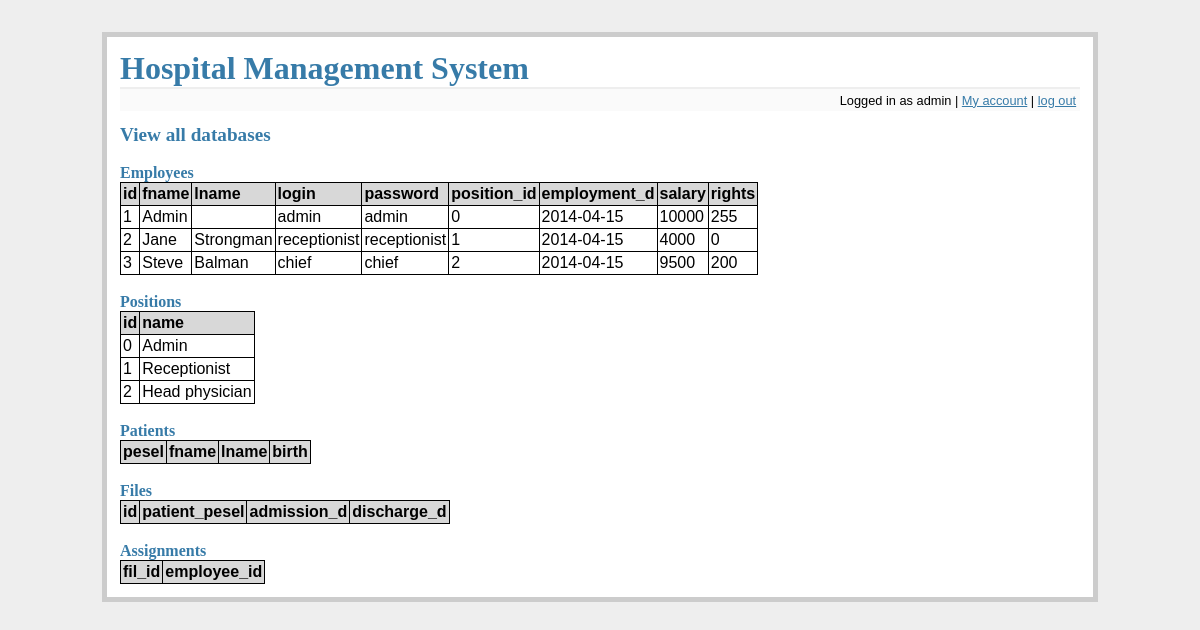
/view_all_databases (signed in), run on an earlier commit of the app's database.
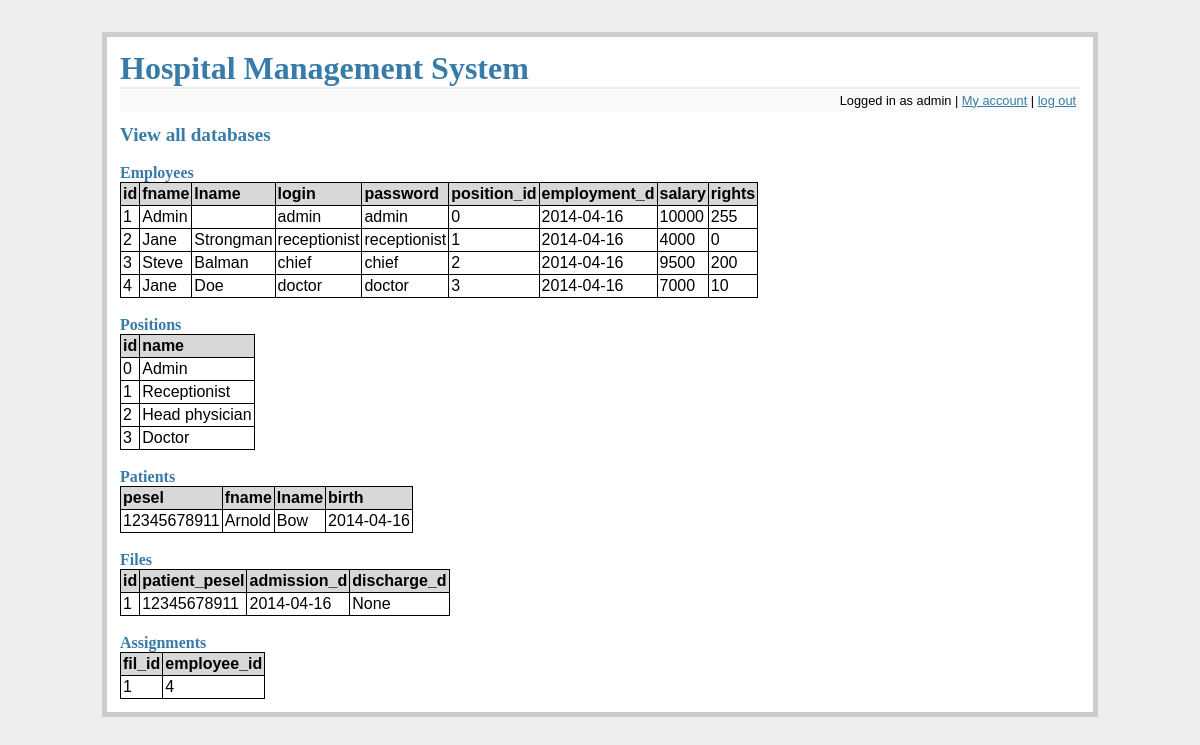
And on a later commit of the database.
### tables this page shows
CREATE TABLE employees (
    id integer primary key autoincrement,
    fname text not null,
    lname text not null,
    login text not null,
    password text not null,
    position_id integer not null,
    employment_d date not null,
    salary integer not null,
    rights integer not null,
    
    foreign key(position_id) references positions(id)
);

CREATE TABLE positions (
    id integer primary key autoincrement,
    name text not null
);

CREATE TABLE patients (
    pesel integer primary key,
    fname text not null,
    lname text not null,
    birth date not null
);

CREATE TABLE files (
    id integer primary key autoincrement,
    patient_pesel integer not null,
    admission_d date not null,
    discharge_d date,
    
    foreign key(patient_pesel) references patients(pesel)
);

CREATE TABLE assignments (
    fil_id integer not null,
    employee_id integer not null,
    
    foreign key(fil_id) references files(id),
    foreign key(employee_id) references employees(id)
);

### flaskr.py (the view)
@app.route('/view_all_databases')
def view_all_databases():
    db = get_db()
    if 'logged_in' not in session or not session['logged_in'] or get_position(db, session['username']) != 'Admin':
        flash('You do not have rights to access this part of website')
        return redirect(url_for('main_screen'))
    emps = db.execute('select * from employees').fetchall()
    pos = db.execute('select * from positions').fetchall()
    pat = db.execute('select * from patients').fetchall()
    fil = db.execute('select * from files').fetchall()
    assi = db.execute('select * from assignments').fetchall()
    return render_template('view_all_databases.html', employees=emps, positions=pos, patients=pat, files=fil, assignments=assi)

### flaskr.py (called while the page is built)
def connect_db():
    rv = sqlite3.connect(app.config['DATABASE'])
    rv.row_factory = sqlite3.Row
    return rv

def get_db():
    if not hasattr(g, 'sqlite_db'):
        g.sqlite_db = connect_db()
    return g.sqlite_db

### tools.py (called while the page is built)
def get_position(db, user):
    cur = db.execute('select p.name from employees as e join positions as p on e.position_id = p.id where e.login = ?', [user])
    res = cur.fetchone()
    return res[0] if res else None

### templates/view_all_databases.html
{% extends "layout.html" %}
{% block body %}
  <h2>View all databases</h2>
  <br/>
  <h3>Employees</h3>
  <table class=dbtable>
  <tr><td>id<td>fname<td>lname<td>login<td>password<td>position_id<td>employment_d<td>salary<td>rights
  {% for row in employees %}
  <tr>
      {% for d in row %}
          <td>{{ d }}
      {% endfor %}
  </tr>
  {% endfor %}
  </table>
  <br/>
  <h3>Positions</h3>
  <table class=dbtable>
  <tr><td>id<td>name
  {% for row in positions %}
  <tr>
      {% for d in row %}
          <td>{{ d }}
      {% endfor %}
  </tr>
  {% endfor %}
  </table>
  <br/>
  <h3>Patients</h3>
  <table class=dbtable>
  <tr><td>pesel<td>fname<td>lname<td>birth
  {% for row in patients %}
  <tr>
      {% for d in row %}
          <td>{{ d }}
      {% endfor %}
  </tr>
  {% endfor %}
  </table>
  <br/>
  <h3>Files</h3>
  <table class=dbtable>
  <tr><td>id<td>patient_pesel<td>admission_d<td>discharge_d
  {% for row in files %}
  <tr>
      {% for d in row %}
          <td>{{ d }}
      {% endfor %}
  </tr>
  {% endfor %}
  </table>
  <br/>
  <h3>Assignments</h3>
  <table class=dbtable>
  <tr><td>fil_id<td>employee_id
  {% for row in assignments %}
  <tr>
      {% for d in row %}
          <td>{{ d }}
      {% endfor %}
  </tr>
  {% endfor %}
  </table>
{% endblock %}

### templates/layout.html (shortened to what this page needs)
<!doctype html>
<link rel=stylesheet type=text/css href="{{ url_for('static', filename='style.css') }}">
<div class=page>
  <h1><a href="{{ url_for('main_screen') }}" class=simplelnk>Hospital Management System</a></h1>
  <div class=metanav>
  {% if not session.logged_in %}
    <span><a href="{{ url_for('login') }}">log in</a></span>
  {% else %}
    <span>Logged in as {{ session.username }} | <a href="{{ url_for('my_account') }}">My account</a> | <a href="{{ url_for('logout') }}">log out</a></span>
  {% endif %}
  </div>
  {% block body %}{% endblock %}
</div>

### static/style.css (style rules this page uses)
a, h1, h2, h3 { color: #377ba8; }
h1, h2, h3 { font-family: 'Georgia', serif; margin: 0; }
h1 { border-bottom: 2px solid #eee; }
h2 { font-size: 1.2em; }
h3 { font-size: 1em; }
.page { margin: 2em auto; width: 60em; border: 5px solid #ccc; padding: 0.8em; background: white; }
.metanav { text-align: right; font-size: 0.8em; padding: 0.3em; margin-bottom: 1em; background: #fafafa; }
.simplelnk { text-decoration: none; font-weight: bold }
table, table tr, table td { border-spacing: 0px; border: 1px solid black; border-collapse: collapse; }
table td { padding: 2px; }
table.dbtable tr:first-child { background-color: #D8D8D8; font-weight: bold; }

What changed in the data, as far as the page shows it:
changed employees "Admin": employment_d "2014-04-15" → "2014-04-16"
changed employees "Strongman": employment_d "2014-04-15" → "2014-04-16"
changed employees "Steve": employment_d "2014-04-15" → "2014-04-16"
added employees: row "4" "3" "10", fname "Jane", lname "Doe", login "doctor", password "doctor", employment_d "2014-04-16", salary "7000"
added positions: row "3", name "Doctor"
added patients: pesel "12345678911", fname "Arnold", lname "Bow", birth "2014-04-16"
added files: row "1" "None", patient_pesel "12345678911", admission_d "2014-04-16"
added assignments: row "1" "4"
